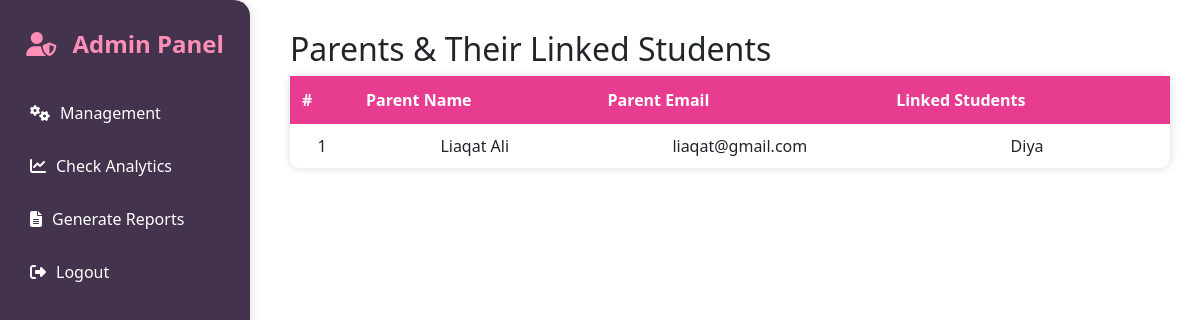
Screenshot of /parent_child_links.php with the database file from the repository.
### tables this page shows
CREATE TABLE `users` (
  `id` int(11) NOT NULL,
  `username` varchar(50) NOT NULL,
  `email` varchar(100) NOT NULL,
  `password` varchar(255) NOT NULL,
  `contact` varchar(20) NOT NULL,
  `role` enum('student','parent') NOT NULL DEFAULT 'student'
);

### parent_child_links.php (the view, shortened to what this page needs)
<?php
include "../db_connection.php";
$sql = "SELECT u.id AS parent_id, u.username AS parent_name, u.email AS parent_email,
               GROUP_CONCAT(us.username SEPARATOR ', ') AS students
        FROM users u
        LEFT JOIN parent_student_links psl ON u.id = psl.parent_id AND psl.status='approved'
        LEFT JOIN users us ON psl.student_id = us.id
        WHERE u.role='parent'
        GROUP BY u.id
        ORDER BY u.id DESC";
$result = mysqli_query($conn, $sql);
?>
<!DOCTYPE html>
<html>
<head>
    <link href="https://cdn.jsdelivr.net/npm/bootstrap@5.3.0/dist/css/bootstrap.min.css" rel="stylesheet">
</head>
<body>
<?php include "sidebar_admin.php"; ?>
<div class="content">
    <h2>Parents & Their Linked Students</h2>
    <table>
        <thead>
            <tr>
                <th>#</th>
                <th>Parent Name</th>
                <th>Parent Email</th>
                <th>Linked Students</th>
            </tr>
        </thead>
        <tbody>
        <?php
        if($result->num_rows > 0){
            $i = 1;
            while($row = mysqli_fetch_assoc($result)){
                $students = $row['students'] ? $row['students'] : 'No linked students';
                echo "<tr>
                        <td>".$i++."</td>
                        <td>".$row['parent_name']."</td>
                        <td>".$row['parent_email']."</td>
                        <td>".$students."</td>
                      </tr>";
            }
        } else {
            echo '<tr><td colspan="4" style="text-align:center;">No parents found</td></tr>';
        }
        ?>
        </tbody>
    </table>
</div>
</body>
</html>

### parent_child_links.php (style rules this page uses)
body { font-family: Arial; background: #f7f3f8; }
.content { margin-left: 260px; padding: 30px; }
table { width: 100%; border-collapse: collapse; background: #fff; box-shadow: 0 0 10px rgba(0,0,0,0.15); border-radius:10px; }
th { background:#E83C91; color: #fff; padding: 12px; text-align: center; }
td { padding: 10px; border-bottom: 1px solid #ddd; text-align: center; }
h2 { color: #001BB7; margin-bottom: 20px; }

### rows the page displays
users: username "Liaqat Ali", email "liaqat@gmail.com", students "Diya"
